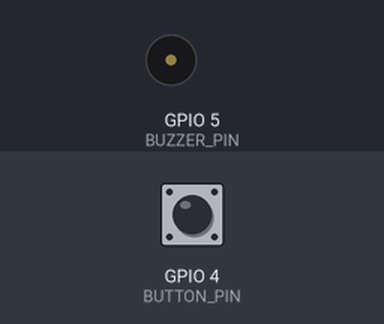
Bench run of a sketch on a simulated ESP32-C3. On the bench: buzzer (waves = sounding, pin HIGH). The inputs (shaded band) are chosen by the test bench; at power-on: GPIO 4 (BUTTON_PIN) HIGH. WiFi joins after 1.5 s; servers stay silent unless stated; what the sketch prints to the serial monitor is not drawn.

Above: at 3.3 s.
3.4 s: GPIO 4 (BUTTON_PIN) pulled LOW for 0.25 s
At 3.56 s:
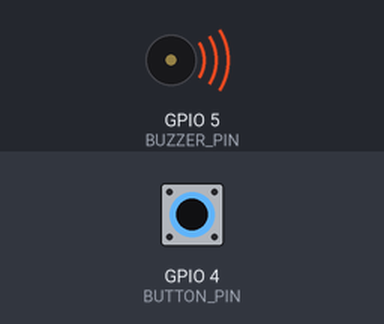
6.4 s: GPIO 4 (BUTTON_PIN) pulled LOW for 1 s
At 6.44 s:
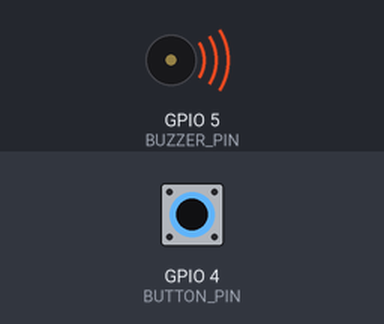
9.4 s: GPIO 4 (BUTTON_PIN) pulled LOW for 3.2 s
Timing chart, 0 to 15.6 s (numbered marks = the images above; inputs shaded):
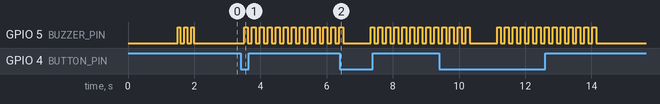

The sketch:

tag_firmware.ino
```cpp
// ============================================================
//  找眼镜助手 · 防丢标签固件 v1（tag_firmware.ino）
//  硬件：ESP32-C3 SuperMini（或任意 ESP32 开发板）
//  接线：有源蜂鸣器 + → GPIO5，- → GND
//        手动按钮（可选）→ GPIO4 ↔ GND
//  功能：连 WiFi → 轮询服务器待执行指令 → 收到 beep/ping 蜂鸣
//        → 回报已执行(ack) → 定期上报状态
//  依赖：仅 ESP32 内置 WiFi.h / HTTPClient.h，零第三方库
// ============================================================

// ---------- ① 配置区（按你的环境修改） ----------
const char* WIFI_SSID  = "你的WiFi名";
const char* WIFI_PASS  = "你的WiFi密码";
const char* SERVER_HOST = "192.168.1.5";     // 跑后端的电脑局域网 IP
const int   SERVER_PORT = 8081;
const String DEVICE_ID  = "tag-01";          // 与系统中注册的设备 ID 一致
const String TOKEN      = "";                // 登录后拿到的令牌（见 README 如何获取）

// ---------- ② 参数（一般不用改） ----------
#define BUZZER_PIN 5
#define BUTTON_PIN 4            // 注意：经典 ESP32 的 GPIO0 是烧录键，勿用
#define POLL_INTERVAL_MS   3000 // 指令轮询周期
#define REPORT_INTERVAL_MS 30000// 状态上报周期
#define BEEP_DURATION_MS   8000 // 每次蜂鸣时长
#define HTTP_TIMEOUT_MS    5000

// ============================================================
#include <WiFi.h>
#include <HTTPClient.h>

unsigned long lastPoll = 0;
unsigned long lastReport = 0;
String lastAck = "";             // 防止同一条指令重复执行

// 蜂鸣：断断续续响，比长鸣更易循声
void beep(int durationMs) {
  unsigned long t0 = millis();
  while (millis() - t0 < (unsigned long)durationMs) {
    digitalWrite(BUZZER_PIN, HIGH); delay(120);
    digitalWrite(BUZZER_PIN, LOW);  delay(120);
  }
}

// HTTP 请求（GET/POST），返回状态码，body 通过 out 传出
int httpRequest(const String& method, const String& path, const String& body, String& out) {
  HTTPClient http;
  String url = "http://" + String(SERVER_HOST) + ":" + String(SERVER_PORT) + path;
  http.begin(url);
  http.setTimeout(HTTP_TIMEOUT_MS);
  if (TOKEN.length()) http.addHeader("Authorization", "Bearer " + TOKEN);
  http.addHeader("Content-Type", "application/json");
  int code = 0;
  if (method == "GET")      code = http.GET();
  else if (method == "POST") code = http.POST(body);
  out = http.getString();
  http.end();
  return code;
}

void setup() {
  Serial.begin(115200);
  pinMode(BUZZER_PIN, OUTPUT);
  digitalWrite(BUZZER_PIN, LOW);
  pinMode(BUTTON_PIN, INPUT_PULLUP);

  Serial.println();
  Serial.println("👓 防丢标签启动，连接 WiFi...");
  WiFi.mode(WIFI_STA);
  WiFi.begin(WIFI_SSID, WIFI_PASS);
  int tries = 0;
  while (WiFi.status() != WL_CONNECTED && tries < 40) {
    delay(500);
    Serial.print(".");
    tries++;
  }
  if (WiFi.status() == WL_CONNECTED) {
    Serial.println();
    Serial.println("WiFi 已连接，IP: " + WiFi.localIP().toString());
    // 上电自检：短哔三声
    for (int i = 0; i < 3; i++) {
      digitalWrite(BUZZER_PIN, HIGH); delay(80);
      digitalWrite(BUZZER_PIN, LOW);  delay(120);
    }
  } else {
    Serial.println();
    Serial.println("WiFi 连接失败，将持续重试");
  }
}

void loop() {
  // 手动按钮：找不到时摸到标签也能按响
  if (digitalRead(BUTTON_PIN) == LOW) {
    Serial.println("按钮按下，本地蜂鸣");
    beep(3000);
    delay(300);
  }

  if (WiFi.status() != WL_CONNECTED) {
    delay(5000);
    WiFi.reconnect();
    return;
  }

  unsigned long nowMs = millis();

  // ① 轮询待执行指令
  if (nowMs - lastPoll >= POLL_INTERVAL_MS) {
    lastPoll = nowMs;
    String body;
    int code = httpRequest("GET", "/api/hardware/devices/" + DEVICE_ID + "/pending", "", body);
    if (code == 200) {
      // 极简解析（避免第三方 JSON 库）：定位 "id" 与 "command" 字段
      int idPos  = body.indexOf("\"id\":");
      int cmdPos = body.indexOf("\"command\":");
      bool isBeep = (cmdPos >= 0) && (body.indexOf("beep", cmdPos) >= 0);
      bool isPing = (cmdPos >= 0) && (body.indexOf("ping", cmdPos) >= 0);
      if ((isBeep || isPing) && idPos >= 0) {
        String evId = body.substring(idPos + 5);
        int comma = evId.indexOf(",");
        if (comma >= 0) evId = evId.substring(0, comma);
        evId.trim();
        if (evId.length() && evId != lastAck) {
          Serial.println("📨 收到指令 " + evId + "，开始蜂鸣...");
          beep(BEEP_DURATION_MS);
          String ackBody = "{\"eventId\":" + evId + "}";
          String out;
          int ackCode = httpRequest("POST", "/api/hardware/devices/" + DEVICE_ID + "/ack", ackBody, out);
          Serial.println("✅ ack 回报: HTTP " + String(ackCode));
          lastAck = evId;
        }
      }
    } else if (code > 0) {
      Serial.println("pending 请求失败: HTTP " + String(code));
    }
  }

  // ② 定期上报状态（v1 上报在线心跳；电量检测留作 v2 扩展）
  if (nowMs - lastReport >= REPORT_INTERVAL_MS) {
    lastReport = nowMs;
    String reportBody = "{\"battery\":null,\"room\":null}";
    String out;
    int code = httpRequest("POST", "/api/hardware/devices/" + DEVICE_ID + "/report", reportBody, out);
    Serial.println("📡 心跳上报: HTTP " + String(code));
  }

  delay(200);
}
```

Measured:
- after the input at 3.4 s, GPIO 5 (BUZZER_PIN): alternates HIGH for 0.12 s and LOW for 0.12 s, starting after 0.10 s
